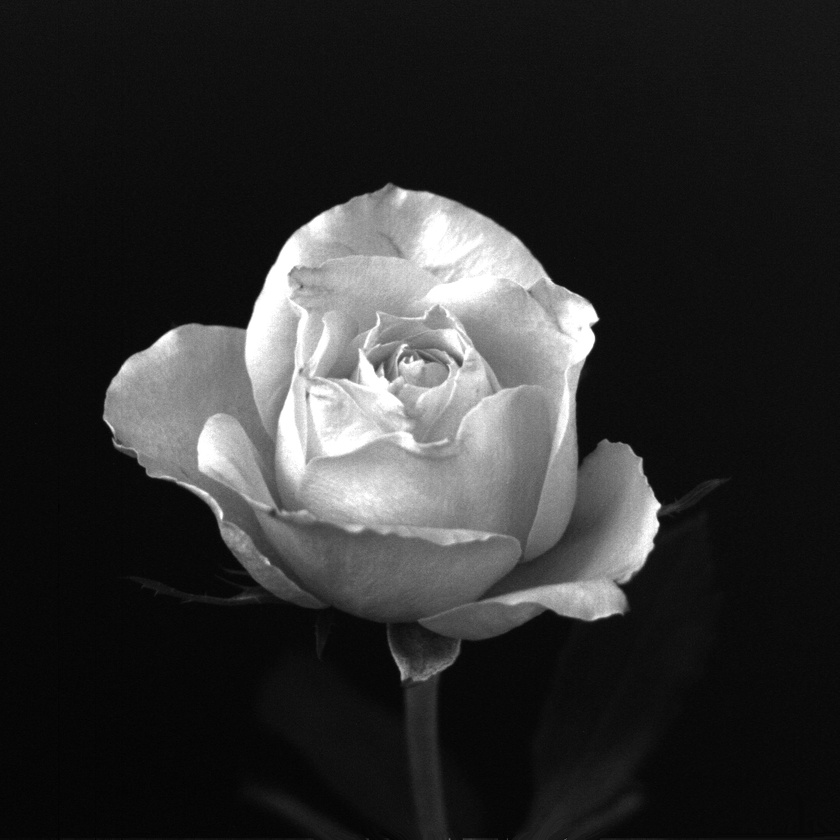
#> input picture machinevision/assignment1/images/rose.jpg, 840 x 840 px, shrunk from 1024 x 1024 before the run, found by its file name
$ python quantize.py
#> lines starting #> are read from the running program, lines starting #| are printed output that depends on the picture
from PIL import Image
import numpy as np

# Change the gray level of an 8-bit gray level image (that has initially 256 gray
# levels) to 128, 64, and 32 gray level images, respectively. Save each image to
# show the effect.
def quantizer(image_array):
    # Initialize a new array with the same shape as the original image
    finalizedImages = []
    reduced_image = np.zeros_like(image_array)
    # Loop through for 7-1 bits
    for i in range(7):
        # Calculate the number of levels and the quantization
        bits = 7 - i
        levels = 2 ** bits
        quantization_step = 256 // levels
        print(quantization_step)
        # integer division of the matrix by the quantization step, then multiplying by the quantization step to brighten the image
        quantized_image_np = (image_array // quantization_step) * quantization_step
        reduced_image = quantized_image_np

        # Convert the array to an image
        reduced_image = Image.fromarray(reduced_image)
        finalizedImages.append(reduced_image)

    return finalizedImages

#Make a 4x2 image with the original image and the upsampled downsampled images
#not required so I used in built functions but it is a nice way to see the difference
def fullComparisonOfFinalImages(reducedImages, img):
    # Initialize a new array to hold all the images
    allImages = []
    # Append the original image to the array
    allImages.append(img)
    # Append the upsampled images to the array
    for i in range(reducedImages.__len__()):
        allImages.append(reducedImages[i])
    # Create a new image large enough to contain all images
    x, y = img.size
    newImage = Image.new("RGB", (x * 4, y*2))
    # Paste the images into the new image
    x_offset = 0
    k=0
    for i in range(2):
        y_offset = 0
        for j in range(4):
            print(k)
            newImage.paste(allImages[k], (y_offset, x_offset))
            print(x_offset/x, y_offset/y)
            k += 1
            y_offset += y
        x_offset += x
    # Save the new image
    newImage.save("machinevision/assignment1/comparisons/rosequantizecomparison.jpg")


# Load the original image
image_path = "machinevision/assignment1/images/rose.jpg"
image = Image.open(image_path).convert("L")  # Ensure it's grayscale
#> image is the input picture: PIL image 840x840 L; min 0, max 255, mean 46.8
imageArray = np.array(image)

# Reduce to 7-1 bits
reducedImages = quantizer(imageArray)
#> after the loop in quantizer, `for i in range(7):`: finalizedImages = 7 items
#> reducedImages = 7 items
#save the images
for i in range(reducedImages.__len__()):
    reducedImages[i].save(f"machinevision/assignment1/images/rosequantizeas{2**(7-i)}.jpg")
    # print(2**(7-i))
fullComparisonOfFinalImages(reducedImages, image)
#> after the loop in fullComparisonOfFinalImages, `for i in range(reducedImages.__len__()):`: allImages = 8 items
#> in fullComparisonOfFinalImages, `newImage = Image.new("RGB", (x * 4, y*2))`: newImage: PIL image 3360x1680 RGB; every value is 0
#> after the loop in fullComparisonOfFinalImages, `for i in range(2):`:
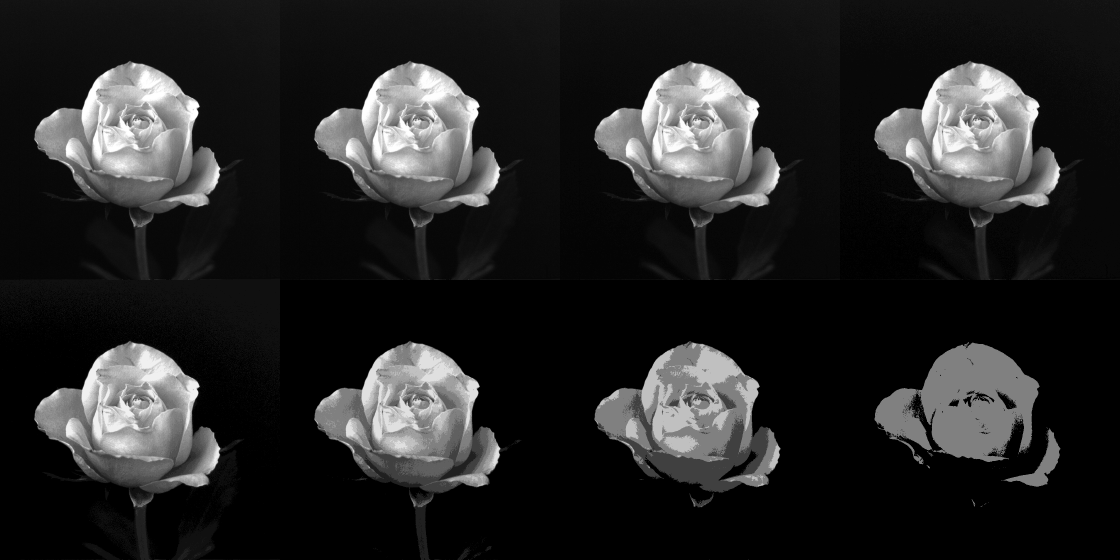
#> newImage: PIL image 3360x1680 RGB (shown at 1/3 size); min 0, max 255, mean 37.8
#> after the loop in fullComparisonOfFinalImages, `for i in range(2):`: k = 8; x_offset = 1680
